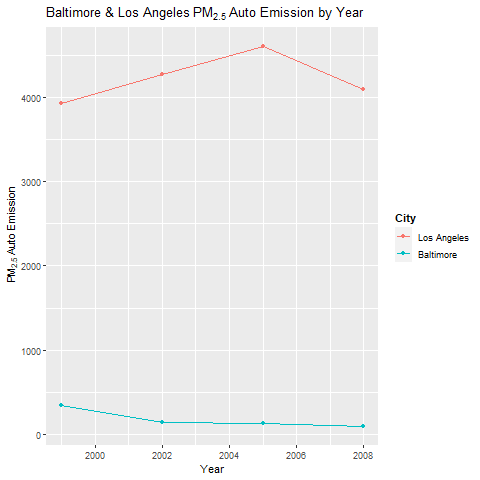

The script that saved this image:
## Load all necessary data & packages to build the plot:

source("data_loading.R")

## 6. Compare emissions from motor vehicle sources in Baltimore City with emissions from motor vehicle sources in 
## Los Angeles County, California (fips == "06037"). Which city has seen greater changes over time in motor vehicle emissions?  
  
baltimore_la_df <- subset(NEI, NEI$fips %in% c("24510","06037") & NEI$type == "ON-ROAD")

baltimore_la_plot <- aggregate(Emissions ~ year*fips, baltimore_la_df, sum)

png("plot6.png", width = 480, height = 480)

ggplot(baltimore_la_plot, aes(year, Emissions, col = fips)) +
  geom_line() +
  geom_point() +
  ggtitle(expression("Baltimore & Los Angeles" ~ PM[2.5] ~ "Auto Emission by Year")) +
  xlab("Year") +
  ylab(expression(~ PM[2.5] ~ "Auto Emission")) + 
  scale_colour_discrete(name = "City", labels = c("Los Angeles", "Baltimore")) +
  theme(legend.title = element_text(face = "bold"))

dev.off()
